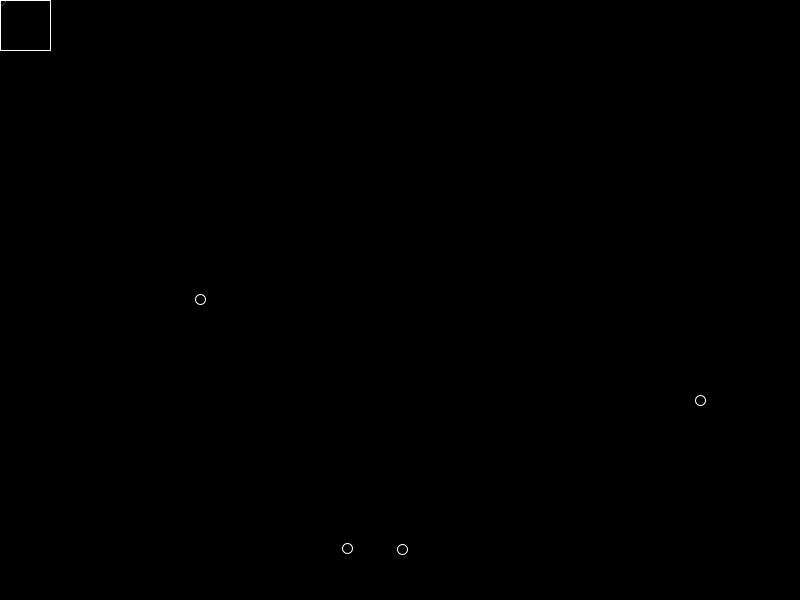
Frame 1 (no input)
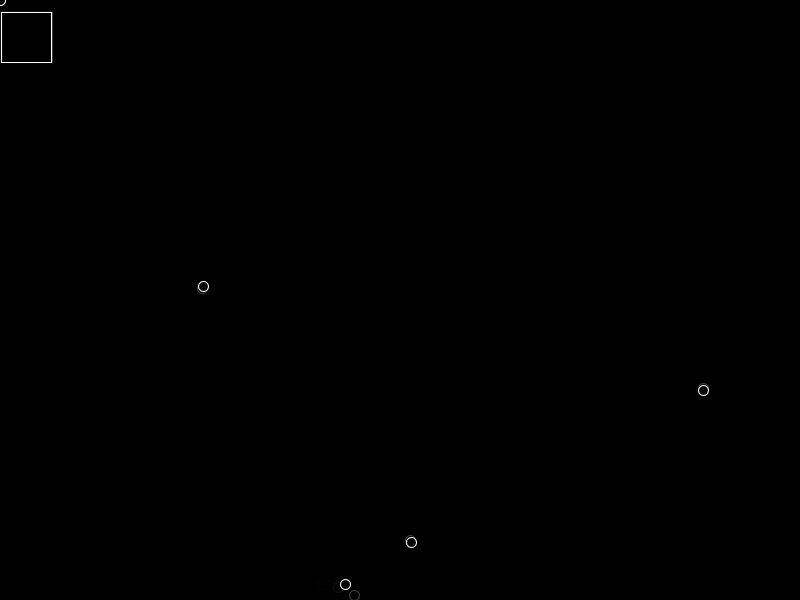
Frame 60 (the mouse pressed at the canvas centre just before this capture)
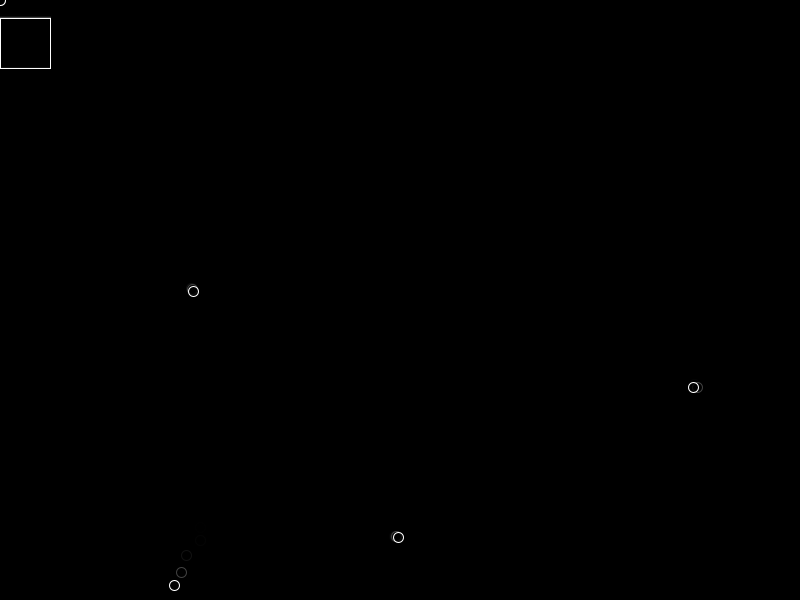
Frame 120 (the mouse held since frame 60 and released just before this capture)

The Processing sketch that drew these frames (run headless with seeded random() and noise(); from frame 60 on, the mouse is pressed at the canvas centre):

// Processing sketch: SimpleCreatures
// ── SimpleCreatures.pde
Creature c0 = new Creature(200,300,3);
Creature c1 = new Creature(400,550);
Creature c2 = new Creature(333,555,20);
Creature c3 = new Creature(700,400,3);
Creature c4 = new Creature();

RectangleCreature c5 = new RectangleCreature();

void setup() {
   size(800,600);
    smooth();
    background(0);
    
}

void draw() {
  // clear out background 
  noStroke();
  fill(0, 190);
  rect(0,0, width,height);
  
  // call the draw function from the creature class
  c0.update();
  c0.draw();
  c1.update();
  c1.draw();
  c2.update();
  c2.draw();
  c3.update();
  c3.draw();
  c3.update();
  c4.draw();
  c5.update();
  c5.draw();
   
}

// ── Creature.pde
class Creature {
  int currentX, currentY;
  int lastX, lastY;
  
  // creature width
  // creature height
  // number of eyes, 
  // color of feet,
  // 


  float stepRange = 3;

  public Creature() {
     this(0,0);
  }

  public Creature(int x, int y) {
     this(x,y,3);
  }

  // a class / object construtor, 
  // this gets automatically called when 
  // a new class is created.
  public Creature(int x, int y, float stepRange) {
    currentX = lastX = x;
    currentY = lastY = y;
    
    this.stepRange = stepRange;
    
  }

  public void update() {
    lastX = currentX;
    lastY = currentY;

    // add a random increment to x and y
    currentX += int(random(-stepRange, stepRange));
    currentY += int(random(-stepRange, stepRange));

    // make sure that the position never leaves the screen
    currentX = constrain(currentX, 0, width);
    currentY = constrain(currentY, 0, height);

    
  }


  // class drawing function
  public void draw() {
    stroke(255);
//    line(currentX, currentY, lastX, lastY); 
    ellipse(currentX, currentY, 10,10);
    
    // draw a line from this 
    // position to the last one.
  }
}


// ── RectangleCreature.pde
class RectangleCreature extends Creature {
  
  
  
   public void draw() {
     rect(currentX, currentY, 50,50);
   } 
}
